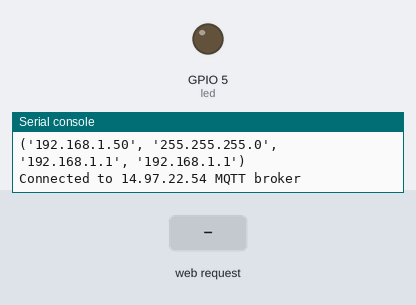
Bench run of a program on a simulated ESP32 board running MicroPython. Parts: output pins drawn as LEDs (lit = HIGH), the last lines printed to the serial console. The test bench sets the inputs (shaded band). WiFi joins after 1.5 s; no MQTT or app messages arrive unless stated.

Above: at 2.8 s.
2.9 s: HTTP request GET /?led=on received
At 3.9 s:
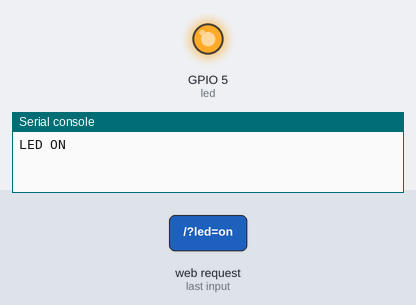
4.4 s: HTTP request GET /?led=off received
At 5.0 s:
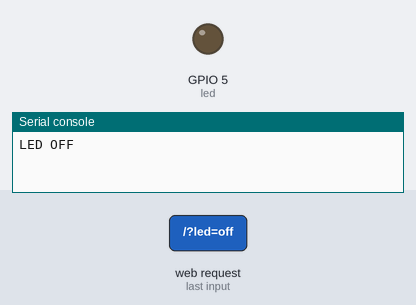
Timing chart, 0 to 7.4 s (numbered marks = the images above; inputs shaded):
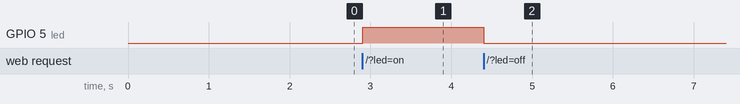

Measured:
- after the input at 2.9 s, GPIO 5 (led): LOW → HIGH at once
- after the input at 4.4 s, GPIO 5 (led): HIGH → LOW at once

The program:

MQTTLEDPUBLISHER.py
```python
from umqtt.simple import MQTTClient
import network
import esp
import machine
esp.osdebug(None)

led = machine.Pin(5,machine.Pin.OUT)
led.off()

import gc
gc.collect()

def on_connect(rc):

    if rc == 0:

        print("Connected to broker")

        global Connected
        Connected = True

    else:

        print("Connection failed")

Connected = False
ssid = 'SKP'
password = '02062001@'

station = network.WLAN(network.STA_IF)

station.active(True)
station.connect(ssid, password)

while station.isconnected() == False:
  pass

print('Connection successful')
print(station.ifconfig())


broker_address= "14.97.22.54"
port = 1883
user_id = "admin"
password_id = "password"

#mqtt configuration

client= MQTTClient("umqtt_client",broker_address,user=user_id,password=password_id)
client.connect()
print('Connected to %s MQTT broker' % (broker_address))

import socket

# AF_INET - use Internet Protocol v4 addresses
# SOCK_STREAM means that it is a TCP socket.
# SOCK_DGRAM means that it is a UDP socket.
s = socket.socket(socket.AF_INET, socket.SOCK_STREAM)
s.bind(('',80)) # specifies that the socket is reachable
#                 by any address the machine happens to have
s.listen(5)     # max of 5 socket connections

# ************************
# Function for creating the
# web page to be displayed
def web_page():
  if led.value() == 1:
    gpio_state="ON"
  else:
    gpio_state="OFF"

  html = """<html><head> <title>ESP8266 Web Server in Micropython</title> <meta name="viewport" content="width=device-width, initial-scale=1">
  <link rel="icon" href="data:,"> <style>html{font-family: Helvetica; display:inline-block; margin: 0px auto; text-align: center;}
  h1{color: #0F3376; padding: 2vh;}p{font-size: 1.5rem;}.button{display: inline-block; background-color: #8A2BE2; border: none;
  border-radius: 4px; color: white; padding: 16px 40px; text-decoration: none; font-size: 25px; margin: 2px; cursor: pointer;}
  .button2{background-color: #4286f4;}</style></head><body> <h1>ESP32/8266 Web Server in Micropython</h1>
  <p>LED state: <strong>""" + gpio_state + """</strong></p><p><a href="/?led=on"><button class="button">ON</button></a></p>
  <p><a href="/?led=off"><button class="button button2">OFF</button></a></p></body></html>"""
  return html


while True:
  conn, addr = s.accept()
  print('Got a connection from %s' % str(addr))
  request = conn.recv(1024)
  request = str(request)
  print('Content = %s' % request)
  led_on = request.find('/?led=on')
  led_off = request.find('/?led=off')
  if led_on == 6:
    print('LED ON')
    led.value(1)
    client.publish("python/test",'LED ON')
  if led_off == 6:
    print('LED OFF')
    client.publish("python/test",'LED OFF')
    led.value(0)
  response = web_page()
  conn.send('HTTP/1.1 200 OK\n')
  conn.send('Content-Type: text/html\n')
  conn.send('Connection: close\n\n')
  conn.sendall(response)
  conn.close()
```
